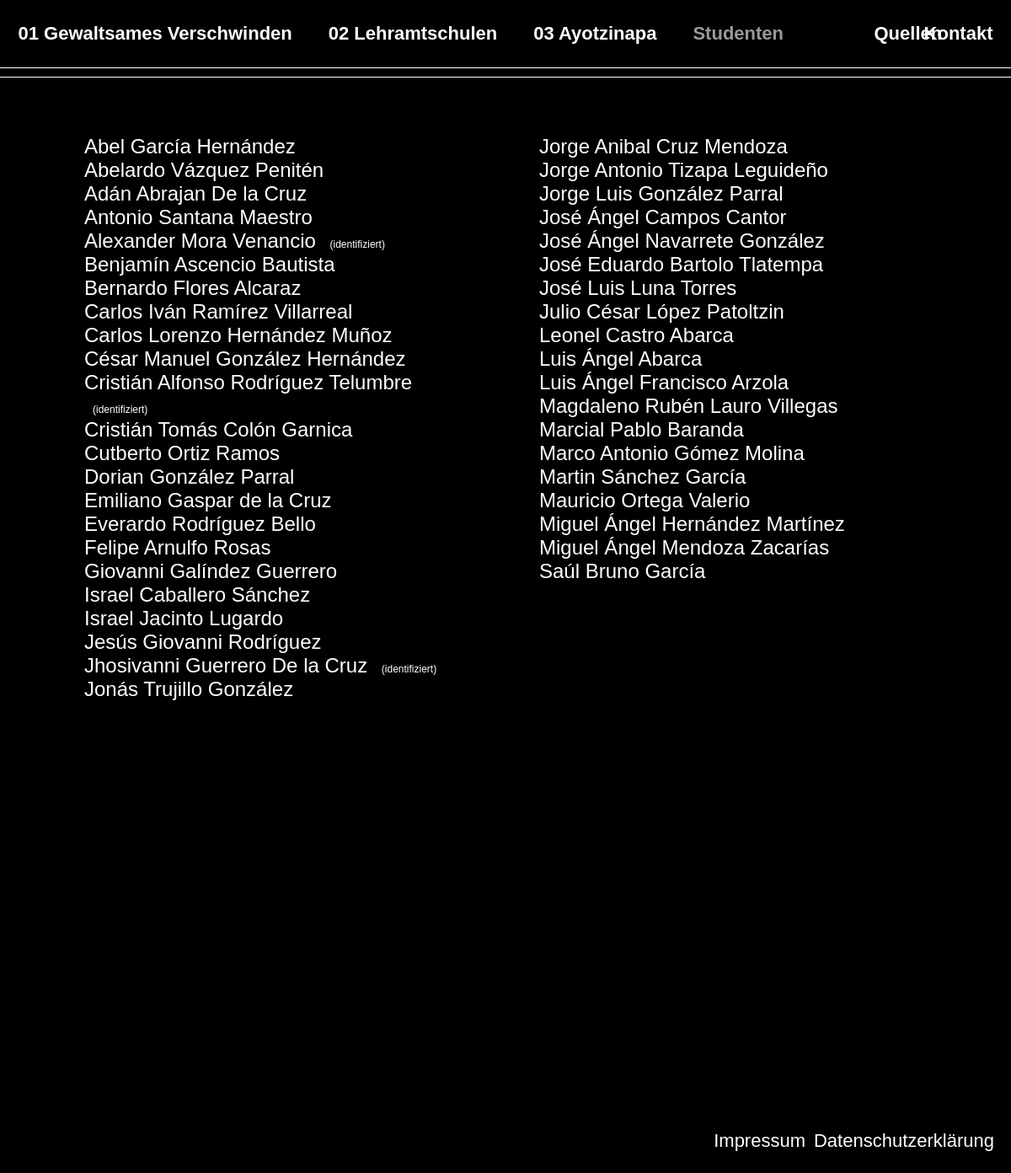
The page /students/ on the database its author committed.
### main/models.py (models this page shows, shortened)
class Victim(models.Model):
    prename = models.CharField(max_length=50, default="")
    name = models.CharField(max_length=50)
    identified = models.BooleanField(default=False)
    image = models.ImageField(upload_to = 'uploads/', blank=True, null= True)
    text = models.TextField(default="")
    birth_year = models.IntegerField(default=2000)
    class Meta:
        verbose_name = 'Opfer'
        verbose_name_plural = 'Opfer'

### main/views.py (the view)
# urls.py: path('students/', students, name='students'),
def students (request):
    first_column_students = Victim.objects.all()[:23]
    second_column_students = Victim.objects.all()[24:43]
    return render (request, 'students.html', {'first_column_students': first_column_students, 'second_column_students': second_column_students})

### main/templates/students.html (shortened to what this page needs)
{% extends 'page.html' %}
{% load markdown_extras %}
{% block load %}students{% endblock %}
{% block stylesheets %}
<link rel="stylesheet" href="../static/style/students.css">
{% endblock %}
{% block content %}
<div class="students">
    <div class="students-colums">
        {% for student in first_column_students %}
            <a class="students-link" href="{% url 'student' student.id %}">{{ student.prename }} {{ student.name }}
                {% if student.identified %}
                <span class="identified">(identifiziert)</span>{% endif %}
            </a>
        {% endfor %}
    </div>
    <div class="students-colums">
        {% for student in second_column_students %}
            <a class="students-link" href="{% url 'student' student.id %}">{{ student.prename }} {{ student.name }}</a>
        {% endfor %}
    </div>
</div>
{% endblock %}

### main/static/style/generalStyle.css (style rules this page uses)
:root { --background-color-header: rgb(0, 0, 0); --background-color-body: black; --header-height: 80px; --text-color: white; --max-content-width: 1000px; --font-size: 22px; --font-size-time-table: 18px; --opacity: 0.6; }
body { margin: 0; font-family: Helvetica, Arial, sans-serif; min-height: calc(100vh - var(--header-height)); background-color: var(--background-color-body); color: var(--text-color); display: flex; flex-direction: column; align-items: center; font-size: var(--font-size); }
a { color: white; }

### main/static/style/students.css (style rules this page uses)
.students { display: grid; grid-template-columns: 1fr 1fr; gap: 80px; font-size: 24px; }
.students-colums { display: flex; flex-direction: column; }
.students-link { color: white; text-decoration: none; cursor: pointer; }
.identified { font-size: 12px; padding-left: 10px; }

### rows shown on the page
Victim: prename "Abel", name "García Hernández"
Victim: prename "Abelardo", name "Vázquez Penitén"
Victim: prename "Adán Abrajan", name "De la Cruz"
Victim: prename "Antonio", name "Santana Maestro"
Victim: prename "Alexander", name "Mora Venancio", identified "(identifiziert)"
Victim: prename "Benjamín Ascencio", name "Bautista"
Victim: prename "Bernardo", name "Flores Alcaraz"
Victim: prename "Carlos Iván", name "Ramírez Villarreal"
Victim: prename "Carlos Lorenzo", name "Hernández Muñoz"
Victim: prename "César Manuel", name "González Hernández"
Victim: prename "Cristián Alfonso", name "Rodríguez Telumbre", identified "(identifiziert)"
Victim: prename "Cristián Tomás", name "Colón Garnica"
Victim: prename "Cutberto", name "Ortiz Ramos"
Victim: prename "Dorian", name "González Parral"
Victim: prename "Emiliano", name "Gaspar de la Cruz"
Victim: prename "Everardo", name "Rodríguez Bello"
Victim: prename "Felipe Arnulfo", name "Rosas"
Victim: prename "Giovanni", name "Galíndez Guerrero"
Victim: prename "Israel", name "Caballero Sánchez"
Victim: prename "Israel Jacinto", name "Lugardo"
Victim: prename "Jesús Giovanni", name "Rodríguez"
Victim: prename "Jhosivanni", name "Guerrero De la Cruz", identified "(identifiziert)"
Victim: prename "Jonás", name "Trujillo González"
Victim: prename "Jorge Anibal", name "Cruz Mendoza"
Victim: prename "Jorge Antonio", name "Tizapa Leguideño"
Victim: prename "Jorge Luis", name "González Parral"
Victim: prename "José Ángel", name "Campos Cantor"
Victim: prename "José Ángel", name "Navarrete González"
Victim: prename "José Eduardo", name "Bartolo Tlatempa"
Victim: prename "José Luis", name "Luna Torres"
Victim: prename "Julio César", name "López Patoltzin"
Victim: prename "Leonel", name "Castro Abarca"
Victim: prename "Luis Ángel", name "Abarca"
Victim: prename "Luis Ángel Francisco", name "Arzola"
Victim: prename "Magdaleno Rubén Lauro", name "Villegas"
Victim: prename "Marcial Pablo", name "Baranda"
Victim: prename "Marco Antonio", name "Gómez Molina"
Victim: prename "Martin", name "Sánchez García"
Victim: prename "Mauricio", name "Ortega Valerio"
Victim: prename "Miguel Ángel", name "Hernández Martínez"
Victim: prename "Miguel Ángel", name "Mendoza Zacarías"
Victim: prename "Saúl Bruno", name "García"
